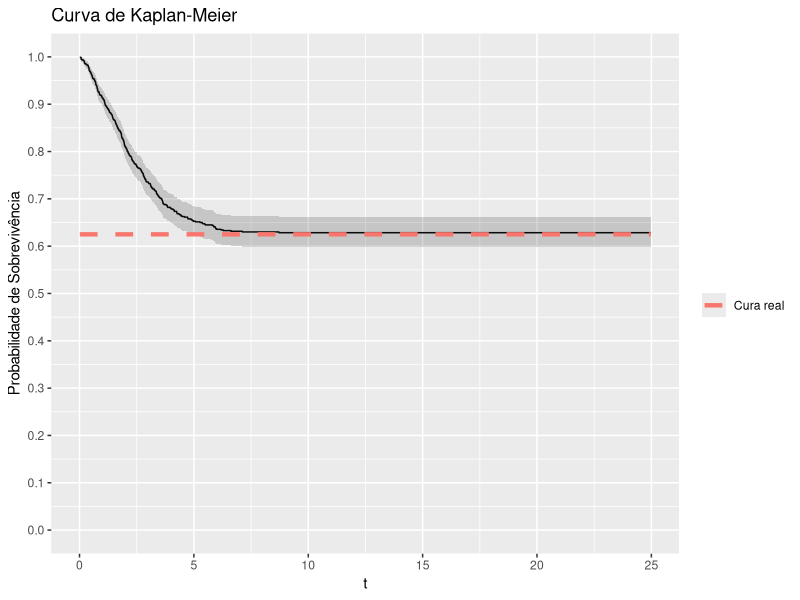
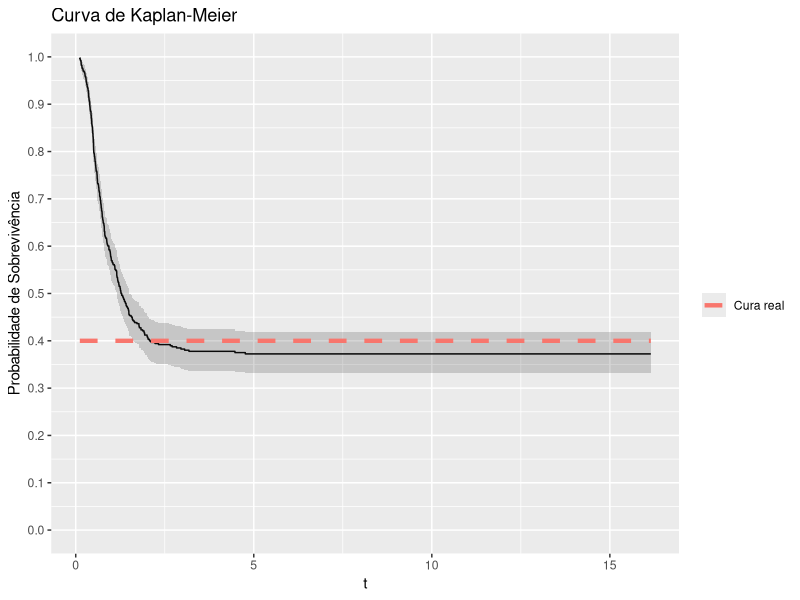

Reproduce these figures in R, in order.
library(purrr)
library(rlang)
library(tibble)
library(survival)
library(ggplot2)

# Função usada para construir o Kaplan-Meier mais fácil no ggplot2
plot_kaplan <- function(dados, surv, ...) {
  cura_real <- surv(.Machine$double.xmax, ...)

  dados_surv <- Surv(time = dados$t, event = dados$delta)
  km_fit <- survfit(dados_surv ~ 1)

  km_data <- data.frame(
    time = km_fit$time,
    surv = km_fit$surv,
    upper = km_fit$upper,
    lower = km_fit$lower
  )

  ggplot(km_data, aes(x = time, y = surv)) +
    geom_step() +
    geom_ribbon(aes(ymin = lower, ymax = upper), alpha = 0.2) +
    labs(
      x = "Tempo",
      y = "Probabilidade de Sobrevivência",
      title = "Curva de Kaplan-Meier"
    ) +
    stat_summary(
      geom = "line",
      fun = \(i) cura_real,
      aes(color = "Cura real"),
      linewidth = 1.5,
      linetype = 2
    ) +
    scale_y_continuous(limits = c(0, 1), n.breaks = 10) +
    labs(x = "t") +
    guides(color = guide_legend(title = ""))
}

# quantile_model_exp <- function(u, rho, a, lambda) {
#   -log((a - a * u - rho * u) / a) / lambda
# }

# Waring Fragility Model - Random Activation
# G is the baseline distribution
# rho > 2. Se rho < 2, a variância da distribuição é infinita.
# a > 0
surv_wfm_random <- function(G) {
  function(t, rho, a, ...) {
    cure <- rho / (a + rho)
    cure + (1 - cure) * (1 - G(t, ...))
  }
}
desity_wfm_random <- function(g) {
  function(t, rho, a, ...) {
    cure <- rho / (a + rho)
    (1 - cure) * g(t, ...)
  }
}

# Criando automaticamente a função de sobrevivência do modelo com
# ativação aleatória, com G ~ Weibull
# Aqui você cria qualquer sobrevivencia, distribuição acumulada e densidade
# do seu modelo.
surv_wfm_random_weibull <- surv_wfm_random(G = pweibull) # Basta passar a G

cdf_wfm_random_weibull <- function(t, rho, a, shape, scale) {
  1 - surv_wfm_random_weibull(t, rho, a, shape = shape, scale = scale)
}

pdf_wfm_random_weibull <- desity_wfm_random(g = dweibull) # Basta passar a g

# Funcao que usaremos para gerar os dados
random_cure <-
  function(
    n = 1L,
    quantile_function = NULL,
    surv,
    censoring_cdf = NULL, # Se não for passada, é a distribuição uniforme (censura não-informativa)
    args_censoring_cdf = NULL, # Lista de valores dos argumentos da distribução da censura.
    args_model,
    t_max = NULL
  ) {
    find_cure_limit <- function(
      surv,
      args_model,
      tol = 1e-6,
      tol_time = 1e-6,
      t_init = 10,
      t_max = 1e5
    ) {
      s <- function(t) do.call(surv, c(list(t), args_model))

      # Aproximação da fração de cura
      pi_hat <- s(t_max)

      # Busca exponencial para achar intervalo
      t_lower <- t_init
      t_upper <- t_lower

      repeat {
        diff <- abs(s(t_upper) - pi_hat)
        if (diff < tol || t_upper >= t_max) {
          break
        }
        t_lower <- t_upper
        t_upper <- min(t_upper * 2, t_max)
      }

      if (t_upper >= t_max && abs(s(t_upper) - pi_hat) > tol) {
        return(NA_real_)
      }

      # Busca binária refinada
      while ((t_upper - t_lower) > tol_time) {
        t_mid <- 0.5 * (t_lower + t_upper)
        s_mid <- s(t_mid)
        if (abs(s_mid - pi_hat) < tol) {
          t_upper <- t_mid
        } else {
          t_lower <- t_mid
        }
      }
      # Retorna o menor valor de t tal que a sobrevivência converge
      # para cura do modelo.
      return(t_upper)
    }

    upper <- find_cure_limit(surv = surv, args_model)

    find_root <- function(u, func) {
      uniroot(
        \(t) func(t) - u,
        lower = 0,
        upper = upper,
        tol = .Machine$double.eps^0.5
      )$root
    }

    # Obtendo a fração de cura da função de sobrevivência
    surv <- purrr::partial(.f = surv, !!!args_model)
    cure_fraction <- surv(.Machine$double.xmax)

    find_root <- Vectorize(FUN = find_root, vectorize.args = c("u"))

    if (is.function(quantile_function)) {
      quantile_function <- purrr::partial(.f = quantile_function, !!!args_model)
    } else if (is.function(surv)) {
      quantile_function <- purrr::partial(.f = find_root, func = surv)
    } else {
      stop(
        "Invalid input: You must provide either a valid quantile function (quantile_function) or a cumulative distribution function (cdf)."
      )
    }

    # Dividindo a população em idivíduos suscetíveis e curados
    c <- rbinom(n = n, size = 1L, prob = 1 - cure_fraction) # Divisão da população
    u <- cure_fraction + (1 - cure_fraction) * runif(n = n, min = 0, max = 1) # Utilizado para gerar os tempos reais

    # Calculando o tempo de sobrevivência real
    t <- quantile_function(u) # Tempo real

    # Atribuindo tempo máximo (maior real da arquitetura) para os indivíduos
    # curados.
    real_t <- ifelse(c, yes = t, no = .Machine$double.xmax)

    if (is.null(t_max)) {
      t_max <- max(t * c)
    }

    if (is.function(censoring_cdf)) {
      quantile_censoring <- purrr::partial(
        .f = find_root,
        censoring_cdf,
        !!!args_censoring_cdf
      )
      time_c <- quantile_censoring(u)
    } else {
      time_c <- runif(n = n, min = 0, max = t_max)
    }
    t_observed <- pmin(real_t, time_c)
    delta <- ifelse(t_observed < real_t, yes = 0L, no = 1L) # 1 para falha e 0 para censura

    return(tibble::tibble(t = t_observed, delta = delta))
  }

# Dados verdadeiros
rho <- 2.5 # rho > 2
a <- 1.5
shape <- 1.5
scale <- 2.5
cura <- rho / (a + rho) # rho > 2

dados <-
  random_cure(
    n = 1000L,
    surv = surv_wfm_random_weibull,
    args_model = c(rho = rho, a = a, shape = shape, scale = scale),
    t_max = 25
  )

plot_kaplan(
  dados,
  surv = surv_wfm_random_weibull,
  rho = rho,
  a = a,
  shape = shape,
  scale = scale
)

dados |>
  dplyr::group_by(delta) |>
  dplyr::summarise(n = dplyr::n(), prop = n / nrow(dados))


# Testando com a Dagum defeituosa ----------------------------------------

surv_dagum <- function(t, theta, beta, alpha) {
  1 - theta * beta / (beta + theta * t^(-alpha))
}

theta <- 0.6
beta = 1.2
alpha <- 2.5

dados <-
  random_cure(
    n = 500L,
    surv = surv_dagum,
    args_model = c(theta = theta, beta = beta, alpha = alpha),
    t_max = NULL
  )

# Plotando facilmente o Kaplan-Meier -------------------------------------
plot_kaplan(
  dados,
  surv = surv_dagum,
  theta = theta,
  alpha = alpha,
  beta = beta
)
